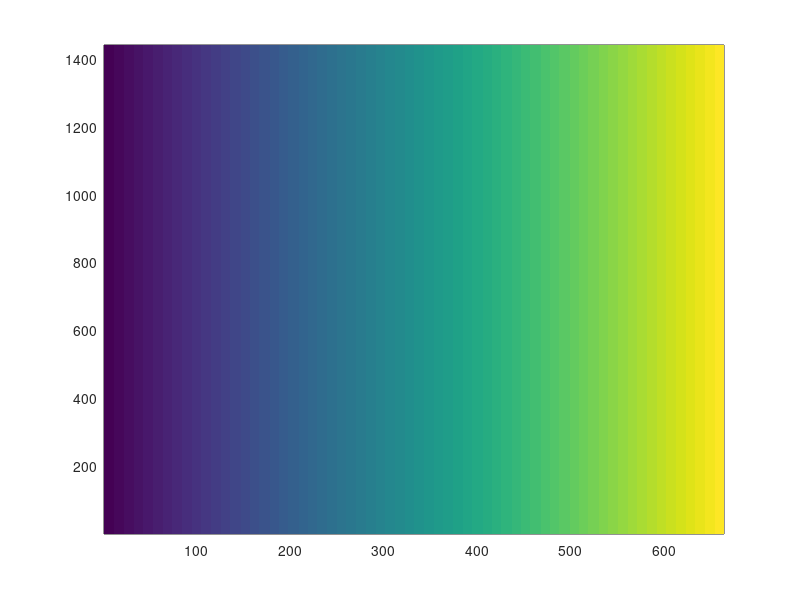
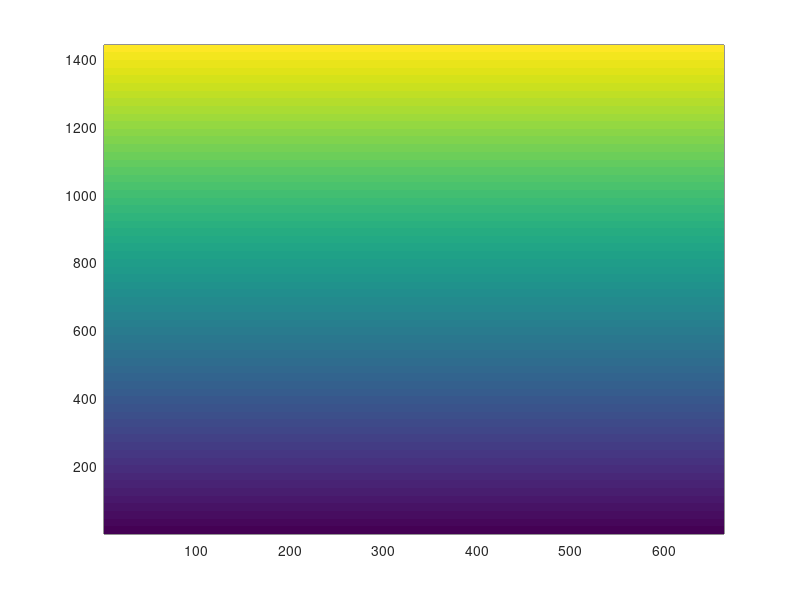
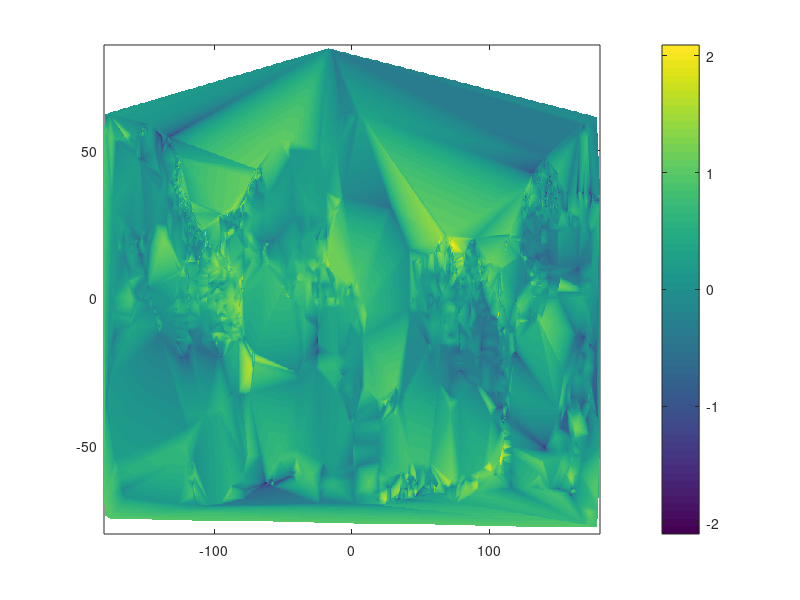

These figures' MATLAB source, in order: (Note: this script raises an error after producing the figures.)
% Visualize COPEPOD seasonal total zooplankton carbon data
% 13 = DJF; 14 = MAM; 15 = JJA; 16 = SON

clear all
close all

%% load
load('copepod-2012_cmass-m13-qtr.mat')

%%
ulat = unique(Latitude);
ulon = unique(Longitude);
lat = -79.875:0.25:85.875;
lon = -179.875:0.25:179.875;
[lat_c,lon_c] = meshgrid(lat,lon);

figure
pcolor(lat_c)
shading flat

figure
pcolor(lon_c)
shading flat

%% interp - data are sparse, this looks crappy
zoo_c = griddata(Longitude,Latitude,TotalCarbonMassmgCm3,lon_c,lat_c);

%% check figs
figure
pcolor(lon_c,lat_c,log10(zoo_c))
shading flat
colorbar

plotminlat=-90; %Set these bounds for your data
plotmaxlat=90;
plotminlon=-180;
plotmaxlon=180;
latlim=[plotminlat plotmaxlat];
lonlim=[plotminlon plotmaxlon];

figure
axesm ('Robinson','MapLatLimit',latlim,'MapLonLimit',lonlim,'frame','on',...
    'Grid','off','FLineWidth',1)
surfm(lat_c,lon_c,log10(zoo_c))
colormap('jet')
colorbar


%% loop - slow, but works

nlat = length(lat);
nlon = length(lon);

zoo = NaN*ones(nlon,nlat);
for i=1:nlon
    for j=1:nlat
        iid = find(Longitude==lon(i));
        jid = find(Latitude==lat(j));
        id = intersect(iid,jid);
        if (~isempty(id))
            zoo(i,j) = TotalCarbonMassmgCm3(id);
        end
    end
end

%%
figure
axesm ('Robinson','MapLatLimit',latlim,'MapLonLimit',lonlim,'frame','on',...
    'Grid','off','FLineWidth',1)
surfm(lat_c,lon_c,log10(zoo))
colormap('jet')
colorbar
load coast;                     %decent looking coastlines
h=patchm(lat+0.5,long+0.5,'w','FaceColor',[0.75 0.75 0.75]);

%% interp - does 1 degree look better?
lat1 = -78:85;
lon1 = -180:180;
[lat_g,lon_g] = meshgrid(lat1,lon1);
zoo_g = griddata(Longitude,Latitude,TotalCarbonMassmgCm3,lon_g,lat_g);

%% check figs
figure
pcolor(lon_g,lat_g,log10(zoo_g))
colorbar
shading flat

plotminlat=-90; %Set these bounds for your data
plotmaxlat=90;
plotminlon=-180;
plotmaxlon=180;
latlim=[plotminlat plotmaxlat];
lonlim=[plotminlon plotmaxlon];

figure
axesm ('Robinson','MapLatLimit',latlim,'MapLonLimit',lonlim,'frame','on',...
    'Grid','off','FLineWidth',1)
surfm(lat_g,lon_g,log10(zoo_g))
colormap('jet')
colorbar
load coast;                     %decent looking coastlines
h=patchm(lat+0.5,long+0.5,'w','FaceColor',[0.75 0.75 0.75]);
